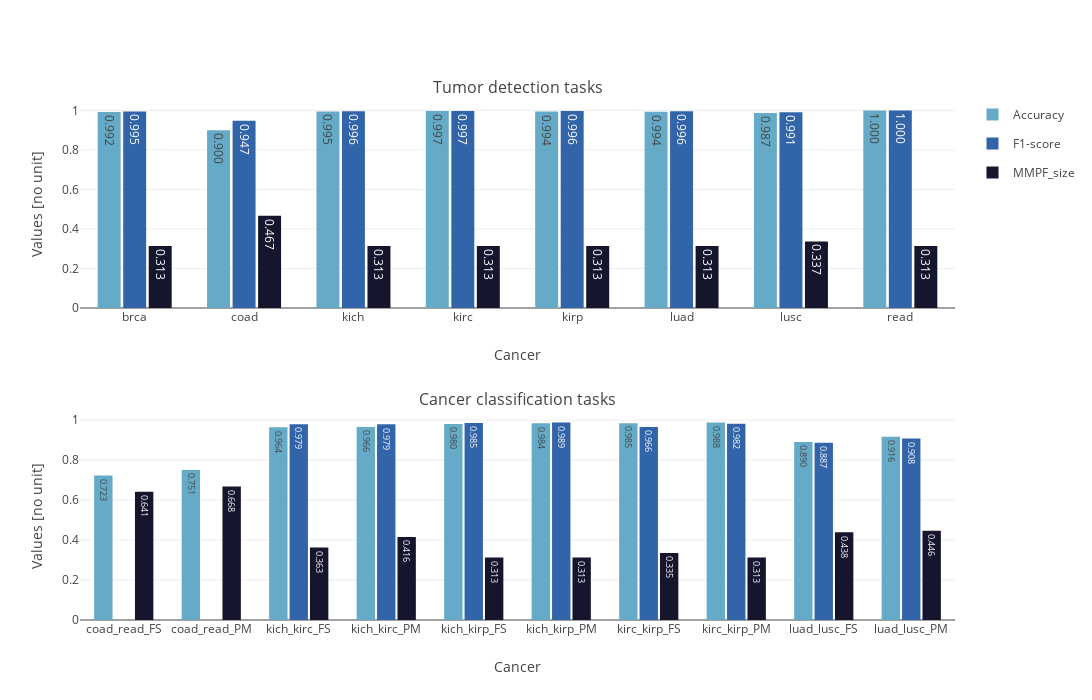

Notebook source saved alongside this figure:
### Code cell
plot_results(df_martinez, 'images/results_martinez.eps')

### Figure 1 — Plotly figure (JSON) as saved in the notebook; plotly's stock layout.template omitted (floating-point values rounded to 4 significant figures)
{"data": [{"alignmentgroup": "True", "hovertemplate": "variable=Accuracy<br>cancer=%{x}<br>value=%{y}<extra></extra>", "legendgroup": "Accuracy", "marker": {"color": "rgb(101, 171, 200)", "pattern": {"shape": ""}}, "name": "Accuracy", "offsetgroup": "Accuracy", "orientation": "v", "showlegend": true, "textposition": "auto", "texttemplate": "%{y:.3f}", "type": "bar", "x": ["coad_read_FS", "coad_read_PM", "kich_kirc_FS", "kich_kirc_PM", "kich_kirp_FS", "kich_kirp_PM", "kirc_kirp_FS", "kirc_kirp_PM", "luad_lusc_FS", "luad_lusc_PM"], "xaxis": "x2", "y": [0.7226, 0.7508, 0.9641, 0.9659, 0.9803, 0.9842, 0.9849, 0.9883, 0.8901, 0.9162], "yaxis": "y2"}, {"alignmentgroup": "True", "hovertemplate": "variable=F1-score<br>cancer=%{x}<br>value=%{y}<extra></extra>", "legendgroup": "F1-score", "marker": {"color": "rgb(50, 100, 170)", "pattern": {"shape": ""}}, "name": "F1-score", "offsetgroup": "F1-score", "orientation": "v", "showlegend": true, "textposition": "auto", "texttemplate": "%{y:.3f}", "type": "bar", "x": ["coad_read_FS", "coad_read_PM", "kich_kirc_FS", "kich_kirc_PM", "kich_kirp_FS", "kich_kirp_PM", "kirc_kirp_FS", "kirc_kirp_PM", "luad_lusc_FS", "luad_lusc_PM"], "xaxis": "x2", "y": [0, 0, 0.9795, 0.9791, 0.9855, 0.9885, 0.9656, 0.9819, 0.8873, 0.9083], "yaxis": "y2"}, {"alignmentgroup": "True", "hovertemplate": "variable=MMPF_size<br>cancer=%{x}<br>value=%{y}<extra></extra>", "legendgroup": "MMPF_size", "marker": {"color": "rgb(21, 21, 45)", "pattern": {"shape": ""}}, "name": "MMPF_size", "offsetgroup": "MMPF_size", "orientation": "v", "showlegend": true, "textposition": "auto", "texttemplate": "%{y:.3f}", "type": "bar", "x": ["coad_read_FS", "coad_read_PM", "kich_kirc_FS", "kich_kirc_PM", "kich_kirp_FS", "kich_kirp_PM", "kirc_kirp_FS", "kirc_kirp_PM", "luad_lusc_FS", "luad_lusc_PM"], "xaxis": "x2", "y": [0.6413, 0.6682, 0.3633, 0.4157, 0.3133, 0.3133, 0.335, 0.3133, 0.4385, 0.4464], "yaxis": "y2"}, {"alignmentgroup": "True", "hovertemplate": "variable=Accuracy<br>cancer=%{x}<br>value=%{y}<extra></extra>", "legendgroup": "Accuracy", "marker": {"color": "rgb(101, 171, 200)", "pattern": {"shape": ""}}, "name": "Accuracy", "offsetgroup": "Accuracy", "orientation": "v", "showlegend": false, "textposition": "auto", "texttemplate": "%{y:.3f}", "type": "bar", "x": ["brca", "coad", "kich", "kirc", "kirp", "luad", "lusc", "read"], "xaxis": "x", "y": [0.9918, 0.9, 0.9946, 0.9967, 0.9942, 0.9937, 0.9866, 1], "yaxis": "y"}, {"alignmentgroup": "True", "hovertemplate": "variable=F1-score<br>cancer=%{x}<br>value=%{y}<extra></extra>", "legendgroup": "F1-score", "marker": {"color": "rgb(50, 100, 170)", "pattern": {"shape": ""}}, "name": "F1-score", "offsetgroup": "F1-score", "orientation": "v", "showlegend": false, "textposition": "auto", "texttemplate": "%{y:.3f}", "type": "bar", "x": ["brca", "coad", "kich", "kirc", "kirp", "luad", "lusc", "read"], "xaxis": "x", "y": [0.9947, 0.9474, 0.9962, 0.9974, 0.9964, 0.9958, 0.9907, 1], "yaxis": "y"}, {"alignmentgroup": "True", "hovertemplate": "variable=MMPF_size<br>cancer=%{x}<br>value=%{y}<extra></extra>", "legendgroup": "MMPF_size", "marker": {"color": "rgb(21, 21, 45)", "pattern": {"shape": ""}}, "name": "MMPF_size", "offsetgroup": "MMPF_size", "orientation": "v", "showlegend": false, "textposition": "auto", "texttemplate": "%{y:.3f}", "type": "bar", "x": ["brca", "coad", "kich", "kirc", "kirp", "luad", "lusc", "read"], "xaxis": "x", "y": [0.3133, 0.4671, 0.3133, 0.3133, 0.3133, 0.3133, 0.3371, 0.3133], "yaxis": "y"}], "layout": {"annotations": [{"font": {"size": 16}, "showarrow": false, "text": "Tumor detection tasks", "x": 0.5, "xanchor": "center", "xref": "paper", "y": 1, "yanchor": "bottom", "yref": "paper"}, {"font": {"size": 16}, "showarrow": false, "text": "Cancer classification tasks", "x": 0.5, "xanchor": "center", "xref": "paper", "y": 0.4, "yanchor": "bottom", "yref": "paper"}], "bargap": 0.3, "bargroupgap": 0.1, "barmode": "group", "height": 700, "width": 1200, "xaxis": {"anchor": "y", "domain": [0, 1], "title": {"text": "Cancer"}}, "xaxis2": {"anchor": "y2", "domain": [0, 1], "title": {"text": "Cancer"}}, "yaxis": {"anchor": "x", "domain": [0.6, 1], "title": {"text": "Values [no unit]"}}, "yaxis2": {"anchor": "x2", "domain": [0, 0.4], "title": {"text": "Values [no unit]"}}}}
